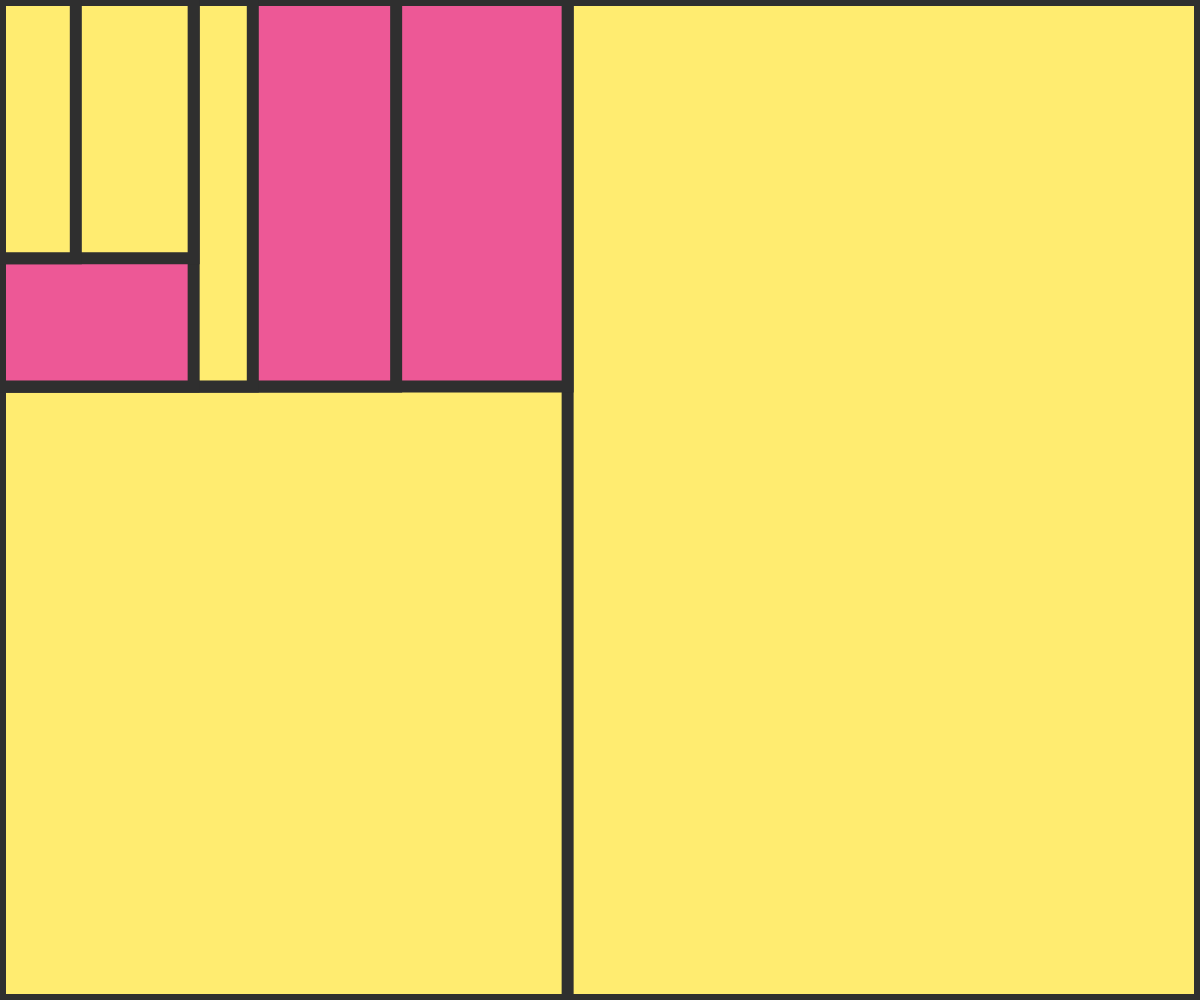
Frame 1 (no input)
Frame 2 (the mouse pressed at the canvas centre, redrawn once): identical to frame 1, image omitted

The p5.js sketch that drew this single still picture (run headless with seeded random() and noise() and a simulated clock; the mouse was pressed at the canvas centre and the sketch redrawn once):

// p5.js sketch
// ── sketch.js
const G = {
    BORDER_WIDTH: 0.01,
    // CORNER_RADIUS: 0.05,
    MAX_CHILDREN: 3
};
/** @type { {s: number, l: number} } */
let size;
/** @type { import("p5").Vector } */
let mid;

/**
 * @typedef {{
 * pos: {x: number, y: number},
 * size: {x: number, y: number},
 * col: import("p5").Color;
 * }} Rect
 */
/** @type { Rect [] } */
let rects;

/** @type { import("p5").Color [] } */
let colorList;

function setup() {
    size = {
        l: (windowWidth >= windowHeight) ? windowWidth : windowHeight,
        s: (windowWidth <= windowHeight) ? windowWidth : windowHeight
    };
    colorList = [
        color('#ed5896'),
        color('#34cfbf'),
        color('#ffec70'),
    ];
    createCanvas(windowWidth, windowHeight);

    rects = [];
    createRect(0, 0, 1, 1, 1);
    noLoop();
    console.log(rects);
}

function draw() {
    background(47);

    rects.forEach( r => {

        stroke(47);
        strokeWeight(size.l * G.BORDER_WIDTH);
        fill(r.col);
        rect(r.pos.x, r.pos.y, r.size.x * windowWidth, r.size.y * windowHeight,
            // size.l * G.BORDER_WIDTH);
        );
    });
}

/**
 * 
 * @param {number} _x 
 * @param {number} _y 
 * @param {number} _sizeX 
 * @param {number} _sizeY 
 * @param {number} _childRate 
 */
function createRect(_x, _y, _sizeX, _sizeY, _childRate) {
    rects.push({
        pos: {
            x: _x,
            y: _y
        },
        size: {
            x: _sizeX,
            y: _sizeY
        },
        col: random(colorList),
    });

    // let sizeDivider = 1;

    // if (random() < _childRate) {
    //     const childrenAmt = Math.floor(random() * G.MAX_CHILDREN - 1) + 1;
    //     for (let i = 0; i < childrenAmt; i++) {
    //         const size = random() * sizeDivider;
    //     }
    // }

    if (random() < _childRate) {
        
        let cSize = { x: 0, y: 0};

        const isInheritingX = random() < 0.5;

        if (isInheritingX) { //inherits sizeX
            cSize.x = _sizeX;
            cSize.y = random(_sizeY * 0.3, _sizeY * 0.8);
        } else {
            cSize.x = random(_sizeX * 0.3, _sizeX * 0.8);
            cSize.y = _sizeY; // Using parent's
        }

        if (cSize.x <= G.BORDER_WIDTH * 2
            || cSize.y <= G.BORDER_WIDTH * 2) {
            return;
        }

        // if (_sizeX > _sizeX) {
        //     cSize.x = random(_sizeX * 0.1, _sizeX * 0.8);
        //     cSize.y = _sizeY; // Using parent's
        // } else {
        //     cSize.x = _sizeX;
        //     cSize.y = random(_sizeY * 0.1, _sizeY * 0.8);
        // }

        createRect(
            // (isInheritingX) ? _x : _x + size.l * G.BORDER_WIDTH,
            // _y + size.l * G.BORDER_WIDTH,
            _x,
            _y,
            cSize.x,
            cSize.y,
            _childRate * 0.9
        );
    }
}
